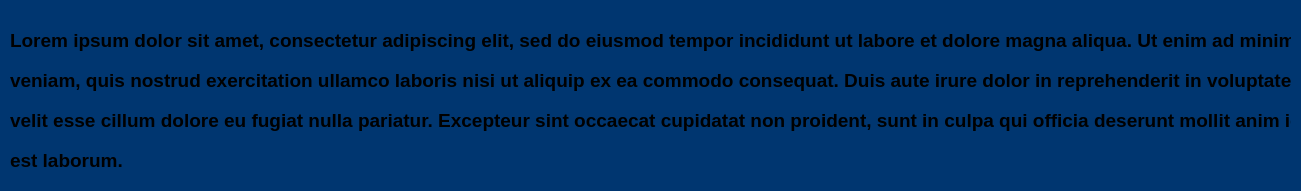
     <widget class="QFrame" name="frame_26">
      <property name="geometry">
       <rect>
        <x>30</x>
        <y>60</y>
        <width>1301</width>
        <height>191</height>
       </rect>
      </property>
      <property name="styleSheet">
       <string notr="true">background-color: rgb(0, 54, 112);
border-radius: 10px;</string>
      </property>
      <property name="frameShape">
       <enum>QFrame::Shape::StyledPanel</enum>
      </property>
      <property name="frameShadow">
       <enum>QFrame::Shadow::Raised</enum>
      </property>
      <widget class="QLabel" name="label_32">
       <property name="geometry">
        <rect>
         <x>10</x>
         <y>20</y>
         <width>1281</width>
         <height>41</height>
        </rect>
       </property>
       <property name="font">
        <font>
         <pointsize>14</pointsize>
         <bold>true</bold>
        </font>
       </property>
       <property name="layoutDirection">
        <enum>Qt::LayoutDirection::LeftToRight</enum>
       </property>
       <property name="styleSheet">
        <string notr="true">background-color: rgb(0, 54, 112);</string>
       </property>
       <property name="text">
        <string>Lorem ipsum dolor sit amet, consectetur adipiscing elit, sed do eiusmod tempor incididunt ut labore et dolore magna aliqua. Ut enim ad minim</string>
       </property>
       <property name="textFormat">
        <enum>Qt::TextFormat::RichText</enum>
       </property>
       <property name="alignment">
        <set>Qt::AlignmentFlag::AlignLeading|Qt::AlignmentFlag::AlignLeft|Qt::AlignmentFlag::AlignVCenter</set>
       </property>
      </widget>
      <widget class="QLabel" name="label_33">
       <property name="geometry">
        <rect>
         <x>10</x>
         <y>60</y>
         <width>1281</width>
         <height>41</height>
        </rect>
       </property>
       <property name="font">
        <font>
         <pointsize>14</pointsize>
         <bold>true</bold>
        </font>
       </property>
       <property name="layoutDirection">
        <enum>Qt::LayoutDirection::LeftToRight</enum>
       </property>
       <property name="styleSheet">
        <string notr="true">background-color: rgb(0, 54, 112);</string>
       </property>
       <property name="text">
        <string>veniam, quis nostrud exercitation ullamco laboris nisi ut aliquip ex ea commodo consequat. Duis aute irure dolor in reprehenderit in voluptate</string>
       </property>
       <property name="textFormat">
        <enum>Qt::TextFormat::RichText</enum>
       </property>
       <property name="alignment">
        <set>Qt::AlignmentFlag::AlignLeading|Qt::AlignmentFlag::AlignLeft|Qt::AlignmentFlag::AlignVCenter</set>
       </property>
      </widget>
      <widget class="QLabel" name="label_34">
       <property name="geometry">
        <rect>
         <x>10</x>
         <y>100</y>
         <width>1281</width>
         <height>41</height>
        </rect>
       </property>
       <property name="font">
        <font>
         <pointsize>14</pointsize>
         <bold>true</bold>
        </font>
       </property>
       <property name="layoutDirection">
        <enum>Qt::LayoutDirection::LeftToRight</enum>
       </property>
       <property name="styleSheet">
        <string notr="true">background-color: rgb(0, 54, 112);</string>
       </property>
       <property name="text">
        <string>velit esse cillum dolore eu fugiat nulla pariatur. Excepteur sint occaecat cupidatat non proident, sunt in culpa qui officia deserunt mollit anim id</string>
       </property>
       <property name="textFormat">
        <enum>Qt::TextFormat::RichText</enum>
       </property>
       <property name="alignment">
        <set>Qt::AlignmentFlag::AlignLeading|Qt::AlignmentFlag::AlignLeft|Qt::AlignmentFlag::AlignVCenter</set>
       </property>
      </widget>
      <widget class="QLabel" name="label_50">
       <property name="geometry">
        <rect>
         <x>10</x>
         <y>140</y>
         <width>1281</width>
         <height>41</height>
        </rect>
       </property>
       <property name="font">
        <font>
         <pointsize>14</pointsize>
         <bold>true</bold>
        </font>
       </property>
       <property name="layoutDirection">
        <enum>Qt::LayoutDirection::LeftToRight</enum>
       </property>
       <property name="styleSheet">
        <string notr="true">background-color: rgb(0, 54, 112);</string>
       </property>
       <property name="text">
        <string>est laborum.</string>
       </property>
       <property name="textFormat">
        <enum>Qt::TextFormat::RichText</enum>
       </property>
       <property name="alignment">
        <set>Qt::AlignmentFlag::AlignLeading|Qt::AlignmentFlag::AlignLeft|Qt::AlignmentFlag::AlignVCenter</set>
       </property>
      </widget>
     </widget>
